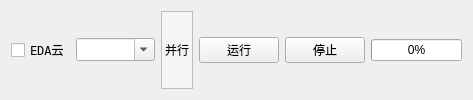
            <widget class="QWidget" name="layoutWidget">
             <layout class="QHBoxLayout" name="horizontalLayout">
              <item>
               <widget class="QCheckBox" name="cloudCB">
                <property name="font">
                 <font>
                  <family>DejaVu Sans Mono</family>
                  <pointsize>9</pointsize>
                  <weight>50</weight>
                  <bold>false</bold>
                 </font>
                </property>
                <property name="autoFillBackground">
                 <bool>false</bool>
                </property>
                <property name="styleSheet">
                 <string notr="true"/>
                </property>
                <property name="text">
                 <string>EDA云</string>
                </property>
                <property name="tristate">
                 <bool>false</bool>
                </property>
               </widget>
              </item>
              <item>
               <widget class="QComboBox" name="comboBox_threads">
                <property name="font">
                 <font>
                  <family>DejaVu Sans Mono</family>
                  <pointsize>9</pointsize>
                 </font>
                </property>
                <property name="toolTip">
                 <string>最大并行任务数</string>
                </property>
                <property name="editable">
                 <bool>true</bool>
                </property>
                <property name="currentText">
                 <string/>
                </property>
                <property name="sizeAdjustPolicy">
                 <enum>QComboBox::AdjustToContents</enum>
                </property>
                <property name="placeholderText">
                 <string/>
                </property>
                <property name="frame">
                 <bool>true</bool>
                </property>
                <property name="modelColumn">
                 <number>0</number>
                </property>
               </widget>
              </item>
              <item>
               <widget class="QLabel" name="label_22">
                <property name="styleSheet">
                 <string notr="true">background-color: rgb(246, 245, 244);</string>
                </property>
                <property name="frameShape">
                 <enum>QFrame::StyledPanel</enum>
                </property>
                <property name="frameShadow">
                 <enum>QFrame::Raised</enum>
                </property>
                <property name="text">
                 <string>并行</string>
                </property>
               </widget>
              </item>
              <item>
               <widget class="QPushButton" name="run">
                <property name="toolTip">
                 <string>执行选中testcase的指定任务，可多任务并行</string>
                </property>
                <property name="text">
                 <string>运行</string>
                </property>
                <property name="icon">
                 <iconset resource="icon.qrc">
                  <normaloff>:/ico/play-button.png</normaloff>:/ico/play-button.png</iconset>
                </property>
                <property name="checkable">
                 <bool>false</bool>
                </property>
                <property name="checked">
                 <bool>false</bool>
                </property>
               </widget>
              </item>
              <item>
               <widget class="QPushButton" name="stopSimuate">
                <property name="toolTip">
                 <string>停止选中的testcase项的执行</string>
                </property>
                <property name="text">
                 <string>停止</string>
                </property>
                <property name="icon">
                 <iconset resource="icon.qrc">
                  <normaloff>:/ico/pause.png</normaloff>:/ico/pause.png</iconset>
                </property>
               </widget>
              </item>
              <item>
               <widget class="QProgressBar" name="progressBar">
                <property name="minimumSize">
                 <size>
                  <width>2</width>
                  <height>2</height>
                 </size>
                </property>
                <property name="toolTip">
                 <string>任务进度</string>
                </property>
                <property name="styleSheet">
                 <string notr="true"/>
                </property>
                <property name="value">
                 <number>0</number>
                </property>
               </widget>
              </item>
             </layout>
            </widget>
